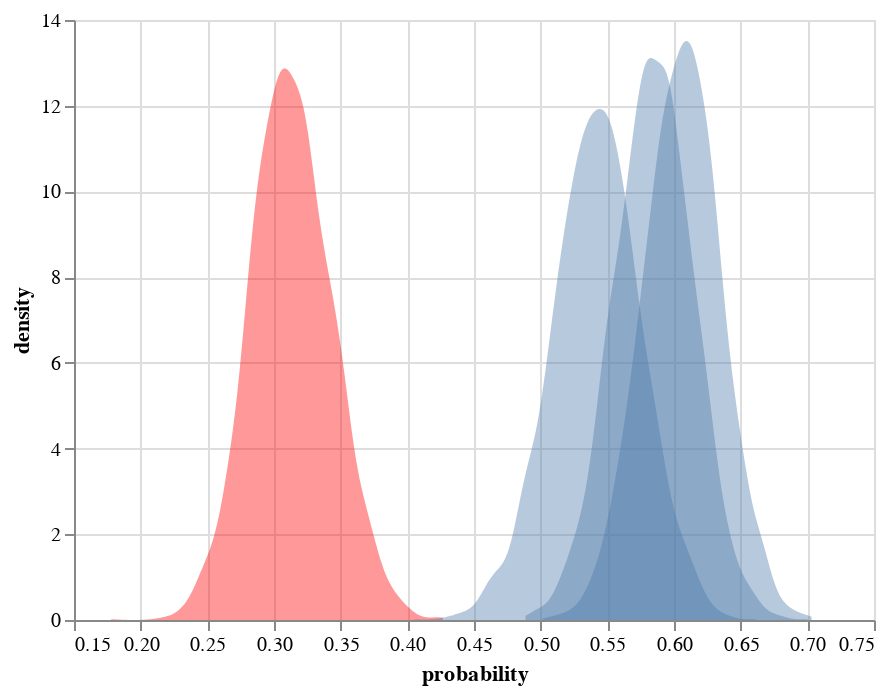

The code cell stored with this chart in its notebook:
### Code cell
direct_effect = pd.DataFrame({
    "1" : kid1['posterior_predictive']['lkl'].mean(dim=['lkl_dim_2']).to_numpy().ravel(),
    "2" : kid2['posterior_predictive']['lkl'].mean(dim=['lkl_dim_2']).to_numpy().ravel(),
    "3" : kid3['posterior_predictive']['lkl'].mean(dim=['lkl_dim_2']).to_numpy().ravel(),
    "4" : kid4['posterior_predictive']['lkl'].mean(dim=['lkl_dim_2']).to_numpy().ravel()
})

alt.Chart(direct_effect).transform_density(
    '1',
    as_=['probability', 'density'],
).mark_area(opacity=0.4, color='red').encode(
    x="probability:Q",
    y='density:Q',
) + alt.Chart(direct_effect).transform_density(
    '2',
    as_=['probability', 'density'],
).mark_area(opacity=0.4).encode(
    x="probability:Q",
    y='density:Q',
) + alt.Chart(direct_effect).transform_density(
    '3',
    as_=['probability', 'density'],
).mark_area(opacity=0.4).encode(
    x="probability:Q",
    y='density:Q',
) + alt.Chart(direct_effect).transform_density(
    '4',
    as_=['probability', 'density'],
).mark_area(opacity=0.4).encode(
    x="probability:Q",
    y='density:Q',
)

### Figure 1 — Vega-Lite specification as saved in the notebook (floating-point values rounded to 4 significant figures; data arrays with more than 128 entries replaced by an {"elided": "..."} marker saying what was removed)
{"$schema": "https://vega.github.io/schema/vega-lite/v4.17.0.json", "config": {"view": {"continuousHeight": 300, "continuousWidth": 400}}, "data": {"name": "data-092ff179230ce767b4a4f5904318e3de"}, "datasets": {"data-092ff179230ce767b4a4f5904318e3de": {"elided": "4000 records"}}, "layer": [{"encoding": {"x": {"field": "probability", "type": "quantitative"}, "y": {"field": "density", "type": "quantitative"}}, "mark": {"color": "red", "opacity": 0.4, "type": "area"}, "transform": [{"as": ["probability", "density"], "density": "1"}]}, {"encoding": {"x": {"field": "probability", "type": "quantitative"}, "y": {"field": "density", "type": "quantitative"}}, "mark": {"opacity": 0.4, "type": "area"}, "transform": [{"as": ["probability", "density"], "density": "2"}]}, {"encoding": {"x": {"field": "probability", "type": "quantitative"}, "y": {"field": "density", "type": "quantitative"}}, "mark": {"opacity": 0.4, "type": "area"}, "transform": [{"as": ["probability", "density"], "density": "3"}]}, {"encoding": {"x": {"field": "probability", "type": "quantitative"}, "y": {"field": "density", "type": "quantitative"}}, "mark": {"opacity": 0.4, "type": "area"}, "transform": [{"as": ["probability", "density"], "density": "4"}]}]}
